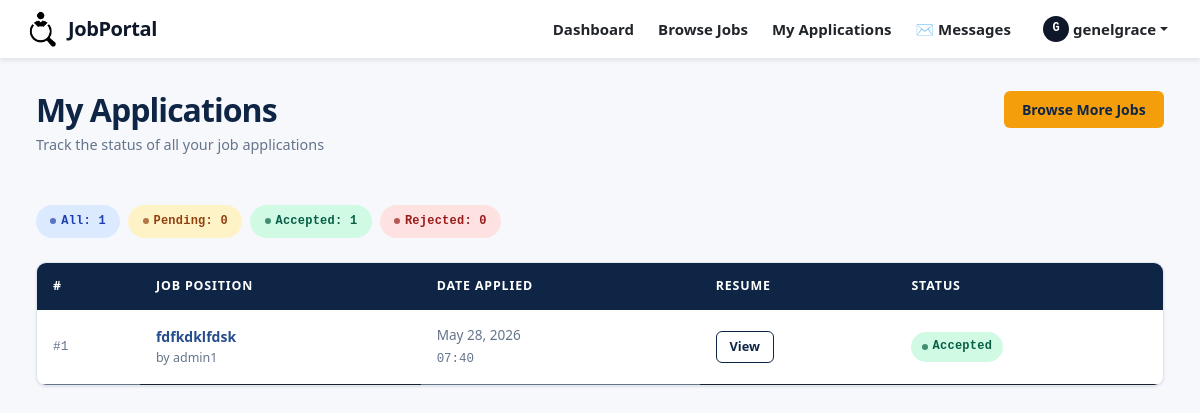
Screenshot of /my_applications/ (signed in) with the database file from the repository.
### job_app/models.py (models this page shows, shortened)
class Application(models.Model):
    job = models.ForeignKey(Job, on_delete=models.CASCADE, blank=False, null=False)
    applicant = models.ForeignKey(User, on_delete=models.CASCADE, null=True)
    resume = models.FileField(upload_to='resumes/')
    applied_at = models.DateTimeField(auto_now_add=True)
    status = models.CharField(max_length=20, blank=True, null=True)

class Job(models.Model):
    title = models.CharField(max_length=200, blank=False, null=False)
    description = models.TextField()
    requirements = models.TextField()
    posted_by = models.ForeignKey(User, on_delete=models.CASCADE)
    posted_date = models.DateTimeField(auto_now_add=True)

### job_app/views.py (the view)
# urls.py: path('my_applications/', views.my_applications, name='my_applications'),
@login_required(login_url='login_user')
def my_applications(request):
    applications = Application.objects.filter(applicant=request.user).select_related('job').order_by('-applied_at')
    context = {
        'applications': applications,
        'pending_count': applications.filter(status='pending').count(),
        'accepted_count': applications.filter(status='accepted').count(),
        'rejected_count': applications.filter(status='rejected').count(),
    }
    return render(request, 'my_applications.html', context)

### templates/my_applications.html (shortened to what this page needs)
{% extends 'base.html' %}
{% load static %}
{% block content %}
<div class="container-fluid">
    <div class="jp-page-header d-flex justify-content-between align-items-start flex-wrap gap-2">
        <div>
            <h2>My Applications</h2>
            <p class="subtitle">Track the status of all your job applications</p>
        </div>
        <a href="{% url 'job_list' %}" class="jp-btn jp-btn-accent">Browse More Jobs </a>
    </div>
    {% if applications %}
    <div class="d-flex gap-2 flex-wrap mb-4">
        <span class="jp-badge jp-badge-info" style="padding:.4rem .9rem;">
            All: {{ applications|length }}
        </span>
        <span class="jp-badge jp-badge-pending" style="padding:.4rem .9rem;">
            Pending: {{ pending_count|default:"0" }}
        </span>
        <span class="jp-badge jp-badge-accepted" style="padding:.4rem .9rem;">
            Accepted: {{ accepted_count|default:"0" }}
        </span>
        <span class="jp-badge jp-badge-rejected" style="padding:.4rem .9rem;">
            Rejected: {{ rejected_count|default:"0" }}
        </span>
    </div>
    {% endif %}
    <div class="jp-table-wrap">
        <table class="table jp-table mb-0">
            <thead>
                <tr>
                    <th>#</th>
                    <th>Job Position</th>
                    <th>Date Applied</th>
                    <th>Resume</th>
                    <th>Status</th>
                </tr>
            </thead>
            <tbody>
                {% for app in applications %}
                <tr>
                    <td style="color:var(--jp-text-muted);font-family:var(--jp-mono);font-size:.8rem;">
                        #{{ forloop.counter }}
                    </td>
                    <td>
                        <a href="{% url 'job_detail' app.job.id %}" class="jp-link" style="font-weight:600;">
                            {{ app.job.title }}
                        </a>
                        <div style="font-size:.78rem;color:var(--jp-text-muted);">
                            by {{ app.job.posted_by.get_full_name|default:app.job.posted_by.username }}
                        </div>
                    </td>
                    <td style="color:var(--jp-text-muted);font-size:.85rem;white-space:nowrap;">
                        {{ app.applied_at|date:"M d, Y" }}<br>
                        <span style="font-size:.78rem;font-family:var(--jp-mono);">{{ app.applied_at|date:"H:i" }}</span>
                    </td>
                    <td>
                        {% if app.resume %}
                            <a href="{{ app.resume.url }}" class="jp-btn jp-btn-outline jp-btn-sm" target="_blank">
                                View
                            </a>
                        {% else %}
                            <span style="font-size:.82rem;color:var(--jp-text-muted);">—</span>
                        {% endif %}
                    </td>
                    <td>
                        {% if app.status == 'accepted' %}
                            <span class="jp-badge jp-badge-accepted">Accepted</span>
                        {% elif app.status == 'rejected' %}
                            <span class="jp-badge jp-badge-rejected">Rejected</span>
                        {% else %}
                            <span class="jp-badge jp-badge-pending">Pending</span>
                        {% endif %}
                    </td>
                </tr>
                {% endfor %}
            </tbody>
        </table>
    </div>
</div>
{% endblock %}

### templates/base.html (shortened to what this page needs)
{% load static %}
<!DOCTYPE html>
<html lang="en">
<head>
    <link href="https://cdn.jsdelivr.net/npm/bootstrap@5.3.3/dist/css/bootstrap.min.css" rel="stylesheet">
    <link href="{% static 'css/portal.css' %}" rel="stylesheet">
</head>
<body>
<nav class="navbar navbar-expand-lg navbar-light bg-white shadow-sm" style="border-bottom: 1px solid #e2e8f0; padding: 0.5rem 0;">
    <div class="container-fluid px-4">
        <a class="navbar-brand d-inline-flex align-items-center w-auto p-0 m-0" href="{% url 'landing_view' %}" style="text-decoration: none !important;">
            <img src="{% static 'django_job/logo.png' %}" alt="JobPortal Logo" style="max-height: 36px; width: auto; margin: 0; padding: 0; display: block;">
            <span class="ms-2" style="font-size: 1.25rem; font-weight: 700; color: #0f172a !important; letter-spacing: -0.02em; display: inline-block; line-height: 1;">
                JobPortal
            </span>
        </a>
        <div class="collapse navbar-collapse" id="mainNav">
            <ul class="navbar-nav ms-auto align-items-lg-center gap-2">
                {% if user.is_authenticated %}
                    {% if user.is_staff %}
                        <li class="nav-item"><a class="nav-link text-dark fw-bold" href="{% url 'dashboard' %}">Dashboard</a></li>
                        <li class="nav-item"><a class="nav-link text-dark fw-bold" href="{% url 'post_job' %}">Post Job</a></li>
                        <li class="nav-item"><a class="nav-link text-dark fw-bold" href="{% url 'job_list' %}">Manage Jobs</a></li>
                        <li class="nav-item"><a class="nav-link text-dark fw-bold" href="{% url 'application_list' %}">Applicants</a></li>
                        <li class="nav-item">
                            <a class="nav-link text-dark fw-bold position-relative" href="{% url 'inbox' %}">
                                ✉️ Messages
                            </a>
                        </li>
                    {% else %}
                        <li class="nav-item"><a class="nav-link text-dark fw-bold" href="{% url 'dashboard' %}">Dashboard</a></li>
                        <li class="nav-item"><a class="nav-link text-dark fw-bold" href="{% url 'job_list' %}">Browse Jobs</a></li>
                        <li class="nav-item"><a class="nav-link text-dark fw-bold" href="{% url 'my_applications' %}">My Applications</a></li>
                        <li class="nav-item">
                            <a class="nav-link text-dark fw-bold" href="{% url 'inbox' %}">
                                ✉️ Messages
                            </a>
                        </li>
                    {% endif %}
                    <li class="nav-item dropdown ms-lg-2">
                        <a class="nav-link dropdown-toggle text-dark fw-bold d-flex align-items-center" href="#" data-bs-toggle="dropdown">
                            <span class="avatar-circle me-1" style="width:26px; height:26px; background:#0f172a; color:#fff; border-radius:50%; display:inline-flex; align-items:center; justify-content:center; font-size:0.75rem;">{{ user.username|slice:":1"|upper }}</span>
                            {{ user.username }}
                        </a>
                    </li>
                {% endif %}
            </ul>
        </div>
    </div>
</nav>
<main class="jp-main">
    {% block content %}{% endblock %}
</main>
</body>
</html>

### static/css/portal.css (style rules this page uses)
:root { --jp-navy: #0f2545; --jp-navy-mid: #1a3a6b; --jp-navy-light: #264d8c; --jp-slate: #2d3748; --jp-slate-mid: #4a5568; --jp-slate-light: #718096; --jp-amber: #f59e0b; --jp-amber-light: #fcd34d; --jp-amber-pale: #fef3c7; --jp-green: #10b981; --jp-green-pale: #d1fae5; --jp-red: #ef4444; --jp-red-pale: #fee2e2; --jp-blue: #3b82f6; --jp-blue-pale: #dbeafe; --jp-bg: #f7f8fc; --jp-bg-white: #ffffff; --jp-border: #e2e8f0; --jp-text: #1a202c; --jp-text-muted: #64748b; --jp-shadow-sm: 0 1px 3px rgba(15,37,69,.08), 0 1px 2px rgba(15,37,69,.04); --jp-shadow: 0 4px 12px rgba(15,37,69,.10), 0 2px 4px rgba(15,37,69,.06); --jp-shadow-lg: 0 10px 30px rgba(15,37,69,.14); --jp-radius: 10px; --jp-radius-sm: 6px; --jp-radius-lg: 16px; --jp-font: 'DM Sans', system-ui, sans-serif; --jp-mono: 'DM Mono', monospace; --jp-transition: all .18s ease; }
*, *::before, *::after { box-sizing: border-box; }
html { scroll-behavior: smooth; }
body { font-family: var(--jp-font); font-size: 0.9375rem; line-height: 1.65; color: var(--jp-text); background: var(--jp-bg); -webkit-font-smoothing: antialiased; min-height: 100vh; display: flex; flex-direction: column; }
.avatar-circle { display: inline-flex; align-items: center; justify-content: center; width: 28px; height: 28px; border-radius: 50%; background: var(--jp-amber); color: var(--jp-navy); font-size: .7rem; font-weight: 700; font-family: var(--jp-mono); letter-spacing: -.02em; }
.jp-main { flex: 1; padding: 2rem 1.5rem; }
.jp-page-header { margin-bottom: 2rem; }
.jp-page-header h1, .jp-page-header h2 { font-weight: 700; letter-spacing: -.03em; color: var(--jp-navy); margin-bottom: .25rem; }
.jp-page-header .subtitle { color: var(--jp-text-muted); font-size: .9rem; }
.jp-table-wrap { background: var(--jp-bg-white); border: 1px solid var(--jp-border); border-radius: var(--jp-radius); box-shadow: var(--jp-shadow-sm); overflow: hidden; }
.jp-table { margin: 0; font-size: .875rem; }
.jp-table thead th { background: var(--jp-navy); color: #fff; font-weight: 600; font-size: .775rem; text-transform: uppercase; letter-spacing: .07em; border: none; padding: .85rem 1rem; white-space: nowrap; }
.jp-table tbody tr { border-bottom: 1px solid var(--jp-border); transition: var(--jp-transition); }
.jp-table tbody tr:last-child { border-bottom: none; }
.jp-table td { padding: .85rem 1rem; vertical-align: middle; color: var(--jp-text); }
.jp-badge { display: inline-flex; align-items: center; gap: .3rem; padding: .3rem .65rem; border-radius: 999px; font-size: .75rem; font-weight: 600; letter-spacing: .02em; font-family: var(--jp-mono); }
.jp-badge::before { content: ''; width: 6px; height: 6px; border-radius: 50%; background: currentColor; opacity: .7; }
.jp-badge-pending { background: var(--jp-amber-pale); color: #92400e; }
.jp-badge-accepted { background: var(--jp-green-pale); color: #065f46; }
.jp-badge-rejected { background: var(--jp-red-pale); color: #991b1b; }
.jp-badge-info { background: var(--jp-blue-pale); color: #1e40af; }
.jp-btn { font-family: var(--jp-font); font-weight: 600; font-size: .875rem; border-radius: var(--jp-radius-sm); padding: .5rem 1.15rem; border: none; cursor: pointer; transition: var(--jp-transition); display: inline-flex; align-items: center; gap: .4rem; text-decoration: none; line-height: 1.5; }
.jp-btn-accent { background: var(--jp-amber); color: var(--jp-navy); }
.jp-btn-outline { background: transparent; color: var(--jp-navy); border: 1.5px solid var(--jp-navy); }
.jp-btn-sm { padding: .35rem .8rem; font-size: .8rem; }
.jp-link { color: var(--jp-navy-light); font-weight: 500; text-decoration: none; }

### rows the page displays
Application: job "fdfkdklfdsk", job.posted_by.get_full_name "admin1", applied_at "May 28, 2026", applied_at "07:40", status "Accepted"

### other values shown
{{ user.username|slice:":1"|upper }} "G"
{{ user.username }} "genelgrace"
{{ applications|length }} "1"
{{ pending_count|default:"0" }} "0"
{{ accepted_count|default:"0" }} "1"
{{ rejected_count|default:"0" }} "0"
